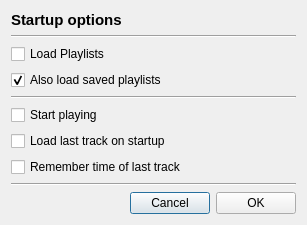
<?xml version="1.0" encoding="UTF-8"?>
<ui version="4.0">
 <class>GUI_StartupDialog</class>
 <widget class="QDialog" name="GUI_StartupDialog">
  <property name="geometry">
   <rect>
    <x>0</x>
    <y>0</y>
    <width>307</width>
    <height>216</height>
   </rect>
  </property>
  <property name="sizePolicy">
   <sizepolicy hsizetype="Fixed" vsizetype="Fixed">
    <horstretch>0</horstretch>
    <verstretch>0</verstretch>
   </sizepolicy>
  </property>
  <property name="windowTitle">
   <string>Startup options</string>
  </property>
  <layout class="QGridLayout" name="gridLayout">
   <item row="11" column="0" colspan="3">
    <layout class="QHBoxLayout" name="horizontalLayout">
     <item>
      <spacer name="horizontalSpacer">
       <property name="orientation">
        <enum>Qt::Horizontal</enum>
       </property>
       <property name="sizeHint" stdset="0">
        <size>
         <width>40</width>
         <height>20</height>
        </size>
       </property>
      </spacer>
     </item>
     <item>
      <widget class="QPushButton" name="btn_cancel">
       <property name="text">
        <string>Cancel</string>
       </property>
      </widget>
     </item>
     <item>
      <widget class="QPushButton" name="btn_ok">
       <property name="text">
        <string>OK</string>
       </property>
      </widget>
     </item>
    </layout>
   </item>
   <item row="2" column="0">
    <widget class="QCheckBox" name="cb_load_playlists">
     <property name="text">
      <string>Load Playlists</string>
     </property>
    </widget>
   </item>
   <item row="7" column="0">
    <widget class="QCheckBox" name="cb_load_last_track">
     <property name="text">
      <string>Load last track on startup</string>
     </property>
    </widget>
   </item>
   <item row="8" column="0">
    <widget class="QCheckBox" name="cb_remember_time">
     <property name="text">
      <string>Remember time of last track</string>
     </property>
    </widget>
   </item>
   <item row="0" column="0">
    <widget class="QLabel" name="label">
     <property name="font">
      <font>
       <pointsize>11</pointsize>
       <weight>75</weight>
       <bold>true</bold>
      </font>
     </property>
     <property name="text">
      <string>Startup options</string>
     </property>
    </widget>
   </item>
   <item row="3" column="0">
    <widget class="QCheckBox" name="cb_load_saved_playlists">
     <property name="text">
      <string>Also load saved playlists</string>
     </property>
     <property name="checked">
      <bool>true</bool>
     </property>
    </widget>
   </item>
   <item row="1" column="0" colspan="3">
    <widget class="Line" name="line">
     <property name="orientation">
      <enum>Qt::Horizontal</enum>
     </property>
    </widget>
   </item>
   <item row="5" column="0">
    <widget class="QCheckBox" name="cb_start_playing">
     <property name="text">
      <string>Start playing</string>
     </property>
    </widget>
   </item>
   <item row="10" column="0" colspan="3">
    <widget class="Line" name="line_2">
     <property name="orientation">
      <enum>Qt::Horizontal</enum>
     </property>
    </widget>
   </item>
   <item row="4" column="0" colspan="3">
    <widget class="Line" name="line_3">
     <property name="orientation">
      <enum>Qt::Horizontal</enum>
     </property>
    </widget>
   </item>
  </layout>
 </widget>
 <resources/>
 <connections>
  <connection>
   <sender>btn_cancel</sender>
   <signal>clicked()</signal>
   <receiver>GUI_StartupDialog</receiver>
   <slot>close()</slot>
   <hints>
    <hint type="sourcelabel">
     <x>163</x>
     <y>185</y>
    </hint>
    <hint type="destinationlabel">
     <x>153</x>
     <y>104</y>
    </hint>
   </hints>
  </connection>
 </connections>
</ui>
